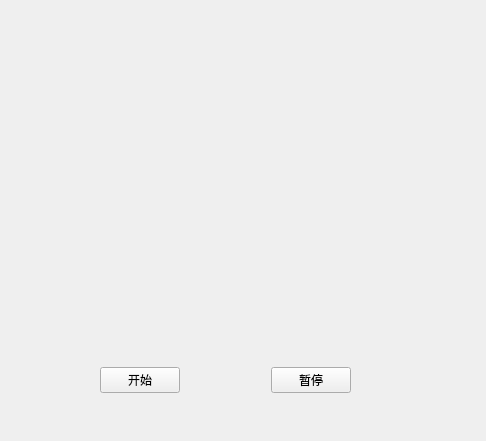
<?xml version="1.0" encoding="UTF-8"?>
<ui version="4.0">
 <class>Widget</class>
 <widget class="QWidget" name="Widget">
  <property name="geometry">
   <rect>
    <x>0</x>
    <y>0</y>
    <width>486</width>
    <height>441</height>
   </rect>
  </property>
  <property name="windowTitle">
   <string>Widget</string>
  </property>
  <widget class="QLabel" name="label">
   <property name="geometry">
    <rect>
     <x>40</x>
     <y>30</y>
     <width>411</width>
     <height>271</height>
    </rect>
   </property>
   <property name="text">
    <string/>
   </property>
   <property name="scaledContents">
    <bool>true</bool>
   </property>
  </widget>
  <widget class="QWidget" name="horizontalLayoutWidget">
   <property name="geometry">
    <rect>
     <x>100</x>
     <y>340</y>
     <width>251</width>
     <height>80</height>
    </rect>
   </property>
   <layout class="QHBoxLayout" name="horizontalLayout">
    <item>
     <widget class="QPushButton" name="startBtn">
      <property name="text">
       <string>开始</string>
      </property>
     </widget>
    </item>
    <item>
     <spacer name="horizontalSpacer">
      <property name="orientation">
       <enum>Qt::Horizontal</enum>
      </property>
      <property name="sizeHint" stdset="0">
       <size>
        <width>40</width>
        <height>20</height>
       </size>
      </property>
     </spacer>
    </item>
    <item>
     <widget class="QPushButton" name="stopBtn">
      <property name="text">
       <string>暂停</string>
      </property>
     </widget>
    </item>
   </layout>
  </widget>
 </widget>
 <resources/>
 <connections/>
</ui>
